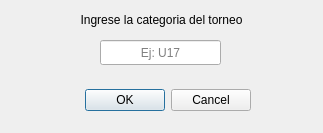
<?xml version="1.0" encoding="UTF-8"?>
<ui version="4.0">
 <class>Dialog</class>
 <widget class="QDialog" name="Dialog">
  <property name="geometry">
   <rect>
    <x>0</x>
    <y>0</y>
    <width>323</width>
    <height>133</height>
   </rect>
  </property>
  <property name="windowTitle">
   <string>Dialog</string>
  </property>
  <widget class="QDialogButtonBox" name="buttonBox">
   <property name="geometry">
    <rect>
     <x>80</x>
     <y>80</y>
     <width>171</width>
     <height>41</height>
    </rect>
   </property>
   <property name="sizePolicy">
    <sizepolicy hsizetype="Fixed" vsizetype="Fixed">
     <horstretch>0</horstretch>
     <verstretch>0</verstretch>
    </sizepolicy>
   </property>
   <property name="orientation">
    <enum>Qt::Horizontal</enum>
   </property>
   <property name="standardButtons">
    <set>QDialogButtonBox::Cancel|QDialogButtonBox::Ok</set>
   </property>
  </widget>
  <widget class="QLabel" name="label">
   <property name="geometry">
    <rect>
     <x>6</x>
     <y>10</y>
     <width>311</width>
     <height>20</height>
    </rect>
   </property>
   <property name="styleSheet">
    <string notr="true">font: 57 12pt &quot;Ubuntu&quot;;</string>
   </property>
   <property name="text">
    <string>Ingrese la categoria del torneo</string>
   </property>
   <property name="alignment">
    <set>Qt::AlignCenter</set>
   </property>
  </widget>
  <widget class="QLineEdit" name="lineEdit">
   <property name="geometry">
    <rect>
     <x>100</x>
     <y>40</y>
     <width>121</width>
     <height>25</height>
    </rect>
   </property>
   <property name="maxLength">
    <number>3</number>
   </property>
   <property name="alignment">
    <set>Qt::AlignCenter</set>
   </property>
   <property name="placeholderText">
    <string>Ej: U17</string>
   </property>
  </widget>
 </widget>
 <resources/>
 <connections>
  <connection>
   <sender>buttonBox</sender>
   <signal>accepted()</signal>
   <receiver>Dialog</receiver>
   <slot>accept()</slot>
   <hints>
    <hint type="sourcelabel">
     <x>248</x>
     <y>254</y>
    </hint>
    <hint type="destinationlabel">
     <x>157</x>
     <y>274</y>
    </hint>
   </hints>
  </connection>
  <connection>
   <sender>buttonBox</sender>
   <signal>rejected()</signal>
   <receiver>Dialog</receiver>
   <slot>reject()</slot>
   <hints>
    <hint type="sourcelabel">
     <x>316</x>
     <y>260</y>
    </hint>
    <hint type="destinationlabel">
     <x>286</x>
     <y>274</y>
    </hint>
   </hints>
  </connection>
 </connections>
</ui>
